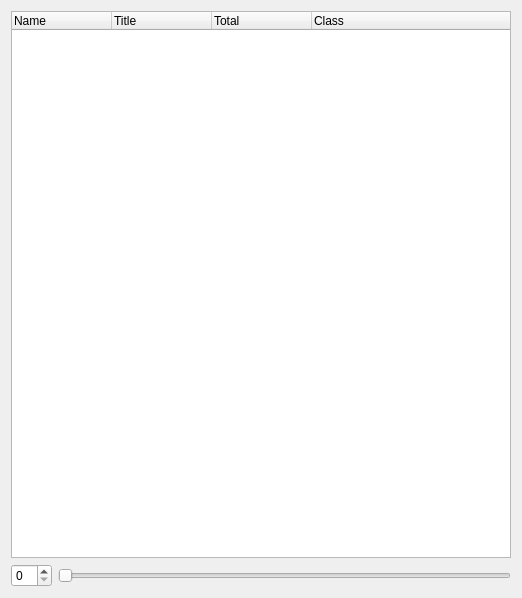
<ui version="4.0" >
 <class>StarGeomTree</class>
 <widget class="QWidget" name="StarGeomTree" >
  <property name="geometry" >
   <rect>
    <x>0</x>
    <y>0</y>
    <width>522</width>
    <height>598</height>
   </rect>
  </property>
  <property name="windowTitle" >
   <string>Geometry Tree</string>
  </property>
  <layout class="QVBoxLayout" name="verticalLayout_2" >
   <item>
    <layout class="QVBoxLayout" name="verticalLayout" >
     <item>
      <widget class="StarGeomTreeWidget" name="treeWidget" >
       <property name="selectionMode" >
        <enum>QAbstractItemView::ExtendedSelection</enum>
       </property>
       <column>
        <property name="text" >
         <string>Name</string>
        </property>
       </column>
       <column>
        <property name="text" >
         <string>Title</string>
        </property>
       </column>
       <column>
        <property name="text" >
         <string>Total</string>
        </property>
       </column>
       <column>
        <property name="text" >
         <string>Class</string>
        </property>
       </column>
      </widget>
     </item>
     <item>
      <layout class="QHBoxLayout" name="horizontalLayout" >
       <item>
        <widget class="QSpinBox" name="spinBox" />
       </item>
       <item>
        <widget class="QSlider" name="horizontalSlider" >
         <property name="orientation" >
          <enum>Qt::Horizontal</enum>
         </property>
        </widget>
       </item>
      </layout>
     </item>
    </layout>
   </item>
  </layout>
 </widget>
 <customwidgets>
  <customwidget>
   <class>StarGeomTreeWidget</class>
   <extends>QTreeWidget</extends>
   <header>StarGeomTreeWidget.h</header>
  </customwidget>
 </customwidgets>
 <resources/>
 <connections/>
</ui>
